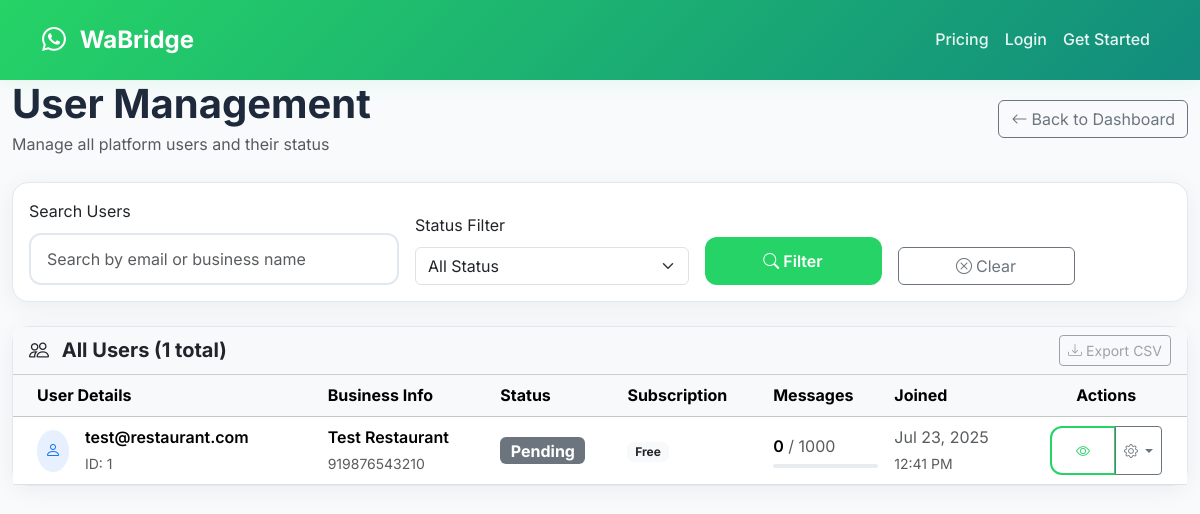
Screenshot of /admin/users with the database file from the repository.
### app/models.py (models this page shows, shortened)
class User(db.Model, UserMixin):
    id = db.Column(db.Integer, primary_key=True)
    email = db.Column(db.String(150), unique=True, nullable=False)
    password = db.Column(db.String(256), nullable=False)
    business_name = db.Column(db.String(200))
    phone_number = db.Column(db.String(20))
    onboarding_status = db.Column(db.Enum('Pending', 'In Progress', 'Verified'), default='Pending')
    waba_id = db.Column(db.String(64))
    phone_number_id = db.Column(db.String(64))
    whatsapp_access_token = db.Column(db.Text)
    is_verified = db.Column(db.Boolean, default=False)  # Document verification status
    message_limit = db.Column(db.Integer, default=100)  # Monthly message limit (reduced for free tier)
    messages_sent_this_month = db.Column(db.Integer, default=0)
    subscription_id = db.Column(db.Integer, db.ForeignKey('user_subscription.id'))
    created_at = db.Column(db.DateTime, server_default=db.func.now())
    uploads = db.relationship('Upload', backref='user', lazy=True)
    subscription = db.relationship('UserSubscription', backref='user', foreign_keys=[subscription_id])
    def get_current_plan(self):
        if self.subscription and self.subscription.status == 'active':
            from datetime import datetime
            if self.subscription.end_date > datetime.now():
                return self.subscription.plan
        return None

### app/admin_routes.py (the view)
@admin.route('/admin/users')
def admin_users():
    page = request.args.get('page', 1, type=int)
    search = request.args.get('search', '')
    status_filter = request.args.get('status', '')
    query = User.query
    if search:
        query = query.filter(User.email.contains(search) | User.business_name.contains(search))
    if status_filter:
        query = query.filter(User.onboarding_status == status_filter)
    users = query.order_by(User.created_at.desc()).paginate(
        page=page, per_page=20, error_out=False
    )
    return render_template('admin_users.html', users=users, search=search, status_filter=status_filter)

### app/templates/admin_users.html (shortened to what this page needs)
{% extends 'base.html' %}
{% block content %}
<div class="container-fluid">
  <div class="row mb-4">
    <div class="col-12">
      <div class="d-flex justify-content-between align-items-center">
        <div>
          <h1 class="fw-bold mb-1">User Management</h1>
          <p class="text-muted mb-0">Manage all platform users and their status</p>
        </div>
        <div class="d-flex gap-2">
          <a href="{{ url_for('admin.admin_dashboard') }}" class="btn btn-outline-secondary">
            <i class="bi bi-arrow-left me-1"></i>Back to Dashboard
          </a>
        </div>
      </div>
    </div>
  </div>
  <div class="row mb-4">
    <div class="col-12">
      <div class="card">
        <div class="card-body">
          <form method="GET" class="row g-3 align-items-end">
            <div class="col-md-4">
              <label class="form-label">Search Users</label>
              <input type="text" class="form-control" name="search" value="{{ search }}"
                     placeholder="Search by email or business name">
            </div>
            <div class="col-md-3">
              <label class="form-label">Status Filter</label>
              <select class="form-select" name="status">
                <option value="">All Status</option>
              </select>
            </div>
            <div class="col-md-2">
              <button type="submit" class="btn btn-primary w-100">
                <i class="bi bi-search me-1"></i>Filter
              </button>
            </div>
            <div class="col-md-2">
              <a href="{{ url_for('admin.admin_users') }}" class="btn btn-outline-secondary w-100">
                <i class="bi bi-x-circle me-1"></i>Clear
              </a>
            </div>
          </form>
        </div>
      </div>
    </div>
  </div>
  <div class="row">
    <div class="col-12">
      <div class="card">
        <div class="card-header bg-light">
          <div class="d-flex justify-content-between align-items-center">
            <h5 class="fw-bold mb-0">
              <i class="bi bi-people me-2"></i>
              All Users ({{ users.total }} total)
            </h5>
            <div class="d-flex gap-2">
              <button class="btn btn-outline-secondary btn-sm" disabled>
                <i class="bi bi-download me-1"></i>Export CSV
              </button>
            </div>
          </div>
        </div>
        <div class="card-body p-0">
          {% if users.items %}
          <div class="table-responsive">
            <table class="table table-hover align-middle mb-0">
              <thead class="table-light">
                <tr>
                  <th class="ps-4">User Details</th>
                  <th>Business Info</th>
                  <th>Status</th>
                  <th>Subscription</th>
                  <th>Messages</th>
                  <th>Joined</th>
                  <th class="text-center">Actions</th>
                </tr>
              </thead>
              <tbody>
                {% for user in users.items %}
                <tr>
                  <td class="ps-4">
                    <div class="d-flex align-items-center">
                      <div class="bg-primary bg-opacity-10 rounded-circle p-2 me-3">
                        <i class="bi bi-person text-primary"></i>
                      </div>
                      <div>
                        <div class="fw-semibold">{{ user.email }}</div>
                        <small class="text-muted">ID: {{ user.id }}</small>
                      </div>
                    </div>
                  </td>
                  <td>
                    <div>
                      <div class="fw-semibold">{{ user.business_name or 'Not provided' }}</div>
                      <small class="text-muted">{{ user.phone_number or 'No phone' }}</small>
                    </div>
                  </td>
                  <td>
                    <span class="badge bg-{{ 'success' if user.onboarding_status == 'Verified' else 'warning' if user.onboarding_status == 'In Progress' else 'secondary' }} fs-6">
                      {{ user.onboarding_status }}
                    </span>
                  </td>
                  <td>
                    {% if user.get_current_plan() %}
                      <span class="badge bg-primary">{{ user.get_current_plan().name }}</span>
                    {% else %}
                      <span class="badge bg-light text-dark">Free</span>
                    {% endif %}
                  </td>
                  <td>
                    <div>
                      <span class="fw-semibold">{{ user.messages_sent_this_month }}</span>
                      <span class="text-muted">/ {{ user.message_limit }}</span>
                    </div>
                    <div class="progress mt-1" style="height: 4px;">
                    </div>
                  </td>
                  <td class="text-muted">
                    <div>{{ user.created_at.strftime('%b %d, %Y') }}</div>
                    <small>{{ user.created_at.strftime('%I:%M %p') }}</small>
                  </td>
                  <td class="text-center">
                    <div class="btn-group" role="group">
                      <a href="{{ url_for('admin.view_user', user_id=user.id) }}"
                         class="btn btn-outline-primary btn-sm">
                        <i class="bi bi-eye"></i>
                      </a>
                      <div class="btn-group" role="group">
                        <button type="button" class="btn btn-outline-secondary btn-sm dropdown-toggle"
                                data-bs-toggle="dropdown">
                          <i class="bi bi-gear"></i>
                        </button>
                      </div>
                    </div>
                  </td>
                </tr>
                {% endfor %}
              </tbody>
            </table>
          </div>
          {% endif %}
        </div>
      </div>
    </div>
  </div>
</div>
{% endblock %}

### app/static/custom.css (style rules this page uses)
.card { transition: box-shadow 0.2s, transform 0.2s; }

### app/templates/base.html (style rules this page uses)
:root { --whatsapp-green: #25d366; --whatsapp-dark: #128c7e; --whatsapp-light: #dcf8c6; --bg-light: #f8fafc; --text-dark: #1e293b; --text-muted: #64748b; --border-light: #e2e8f0; }
body { font-family: 'Inter', sans-serif; background: var(--bg-light); color: var(--text-dark); line-height: 1.6; }
.card { background: white; border: 1px solid var(--border-light); border-radius: 16px; box-shadow: 0 4px 24px rgba(0,0,0,0.06); transition: all 0.3s ease; }
.btn-primary { background: var(--whatsapp-green); border: none; border-radius: 12px; padding: 12px 24px; font-weight: 600; transition: all 0.3s ease; }
.btn-outline-primary { border: 2px solid var(--whatsapp-green); color: var(--whatsapp-green); border-radius: 12px; padding: 12px 24px; font-weight: 600; transition: all 0.3s ease; }
.form-control { border: 2px solid var(--border-light); border-radius: 12px; padding: 12px 16px; font-size: 16px; transition: all 0.3s ease; }

### rows the page displays
User: email "test@restaurant.com", id "1", business_name "Test Restaurant", phone_number "919876543210", onboarding_status "Pending", messages_sent_this_month "0", message_limit "1000", created_at "Jul 23, 2025", created_at "12:41 PM"

### other values shown
{{ users.total }} "1"
